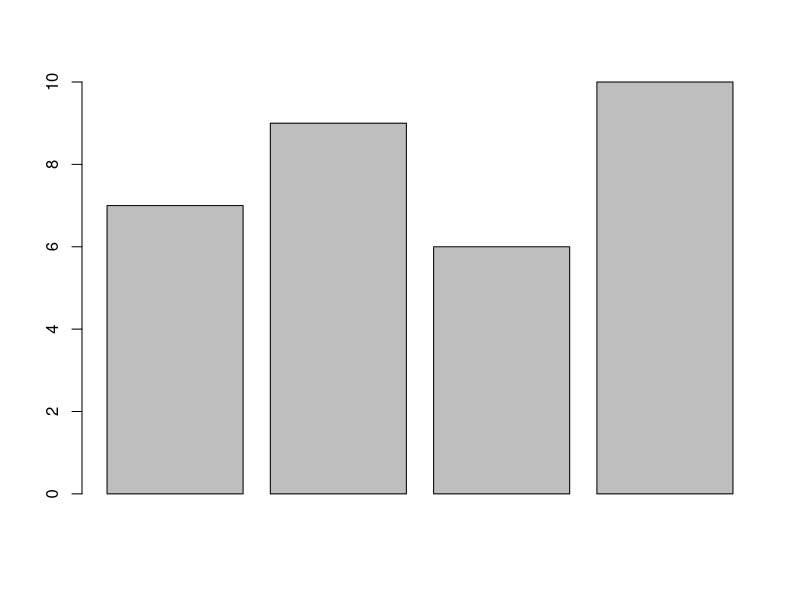
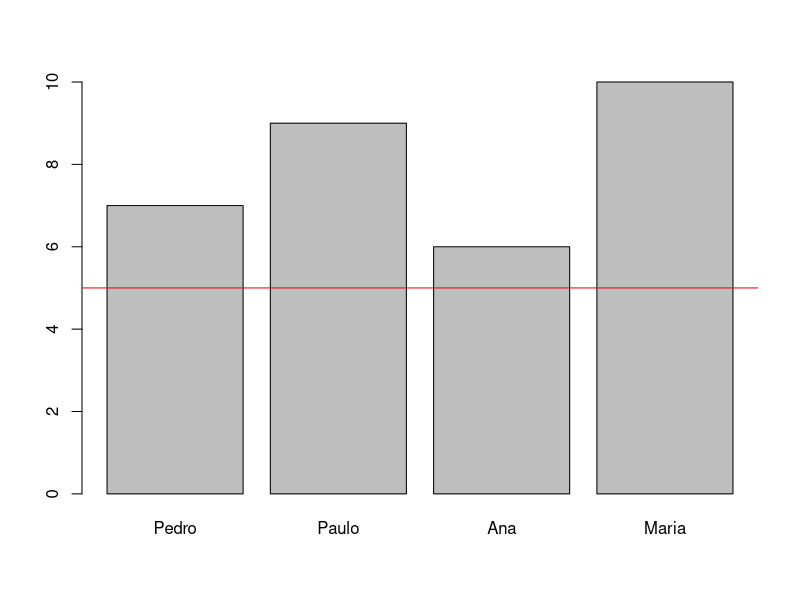
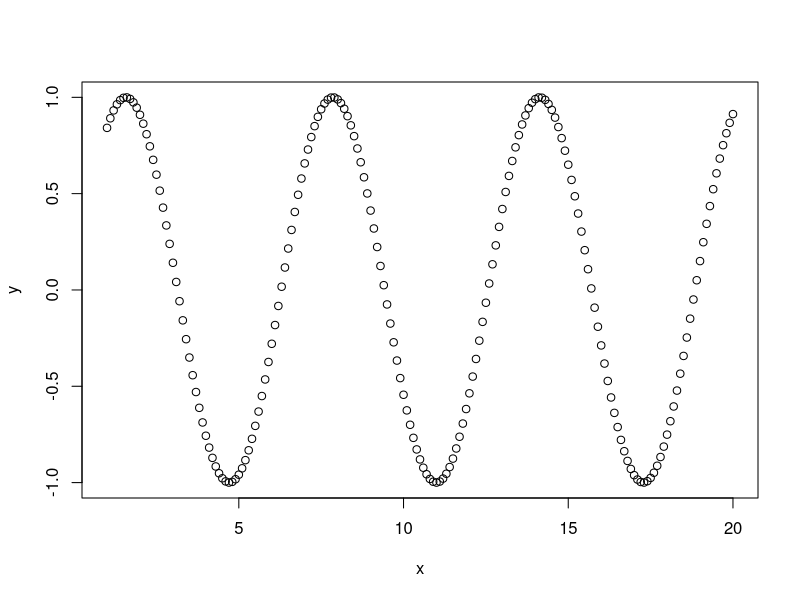
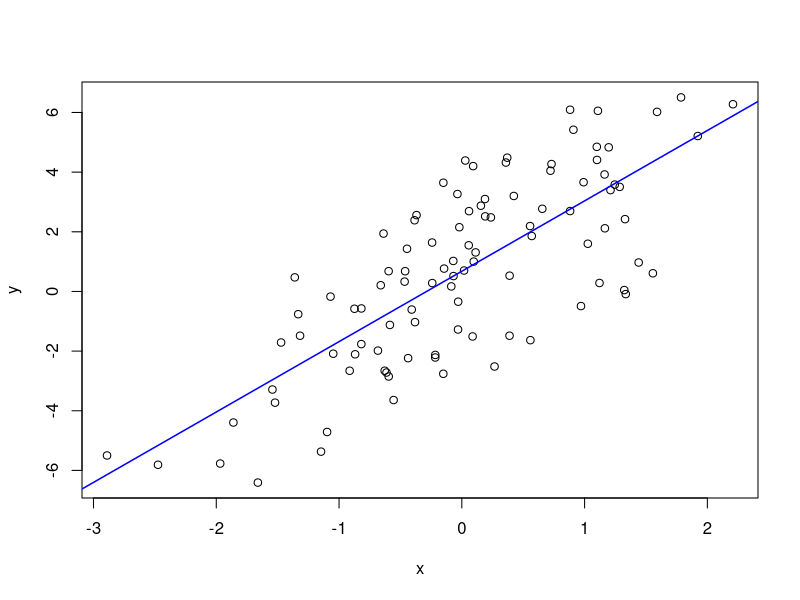
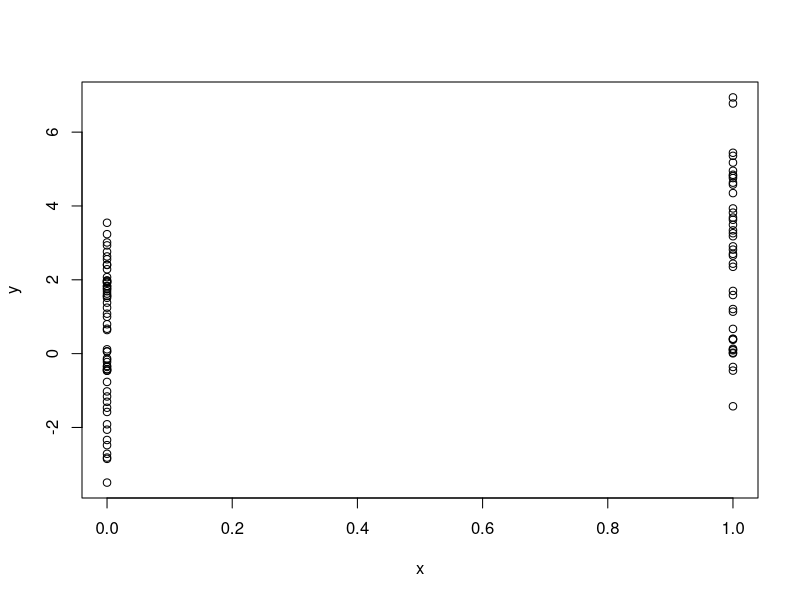
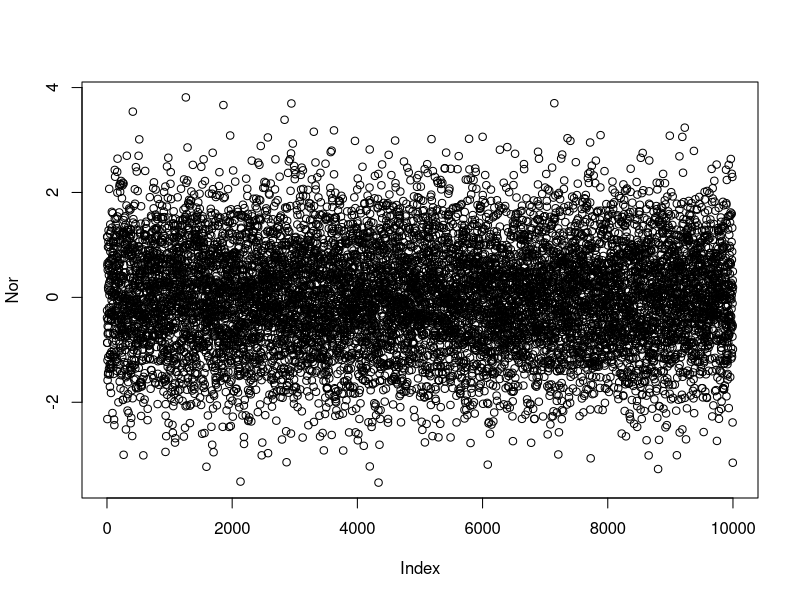
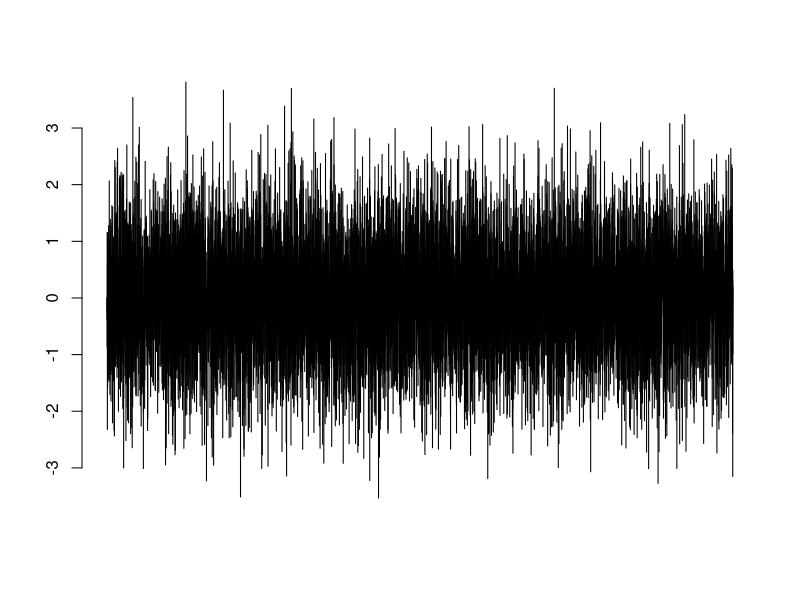
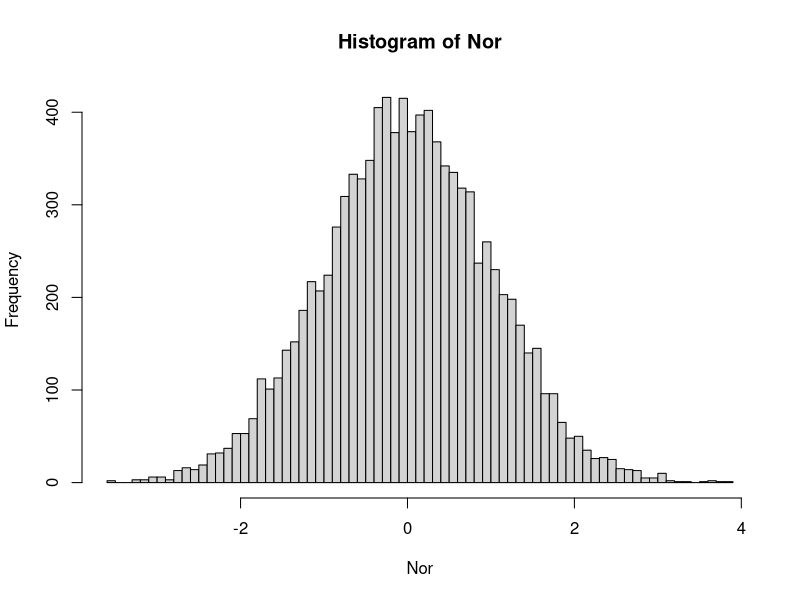

Here is the R script that generated these plots, in order:
#########################
###  Plotar um vetor  ###
#########################

notas<-c(7,9,6,10)
barplot(notas)                                 #barplot plota um grafico de barras com os valores
names(notas)<-c("Pedro","Paulo","Ana","Maria")
barplot(notas)                                 #Se houver nomes, eles serao plotados
abline(h=5,lwd = 1, col="red")                 #abline() plota uma linha. h=horizontal, v=vertical

help(barplot)
help(par)

############################
### Grafico de dispersao ###
############################

x<-seq(1, 20, 0.1)
y<-sin(x)
plot(x,y)


#gerando um modelo linear
set.seed(20)
x <- rnorm(100)
e <- rnorm(100, 0, 2)
x
e
y <- 0.5 + 2 * x + e
plot(x,y)                              #plot() plota scattered
model<-lm(y ~ x)                       #lm() faz um modelo linear
model
abline(model, lwd = 1.5, col="blue")
summary(model)                         #summary resume o dado

#binario
set.seed(10)
x <- rbinom(100, 1, 0.5)
e <- rnorm(100, 0, 2)
y <- 0.5 + 2 * x + e
plot(x,y)
Nor<-rnorm(10000, mean=0, sd=1)      #distribuicao normal
plot(Nor)
barplot(Nor)
hist(Nor, 100)                       #histograma

unif<-runif(10000)                   #distribuicao uniforme
hist(unif, 100)

#############################
### Graficos com matrizes ###
#############################

mt <- matrix(1:10, 10, 10)
# mt[4, 6] <- 0
image(mt)
contour(mt)
persp(mt, expand=0.2)

# uso de uma matriz ja carregada no ambiente
dim(volcano)
contour(volcano)
persp(volcano, expand=0.2)
image(volcano)

###############################################################################################
airquality<-airquality

summary(airquality)                                                        #summary resume o dado
hist(airquality$Ozone, col = "red", xlab = "Ozone")                        #histograma de uma coluna
rug(airquality$Ozone)                                                      #plota todas as ocorrencias
abline(v=median(airquality$Ozone, na.rm = T),col="blue", lwd=4)

boxplot(airquality$Ozone ~ airquality$Month, col = "blue", xlab = "Month") #plota diversos box
title(main = "Ozone by month")                                             #coloca o titulo

with(airquality, plot(Solar.R, Ozone))                                     #dispersao entre duas colunas
with(airquality, plot(Temp, Ozone))

boxplot(airquality$Solar.R ~ airquality$Month, col = "yellow", xlab = "Month")

s <- split(airquality, airquality$Month)                  #montas data.frames por mes e coloca numa lista

summary(s[[1]])
plot(s$`5`$Ozone ~ s$`5`$Day, type="h", lwd=4 )

with(airquality, {
       plot(Temp, Ozone)
       lines(loess.smooth(Temp, Ozone))
       })

## Devices
dev.copy(png, file = "plot1.png", width = 480, height = 480, units = "px")
dev.off()
